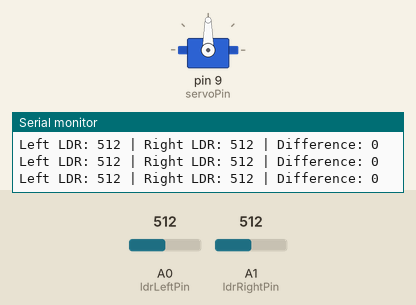
Recording of a sketch running on a simulated Arduino Uno, built with avr-gcc and run on an emulated ATmega328P. On the bench: servo, the last lines printed to the serial monitor. The test bench sets the inputs (shaded band); at power-on: A0 (ldrLeftPin) = 512, A1 (ldrRightPin) = 512.

Above: at 1.3 s.
1.4 s: A0 (ldrLeftPin) set to 716
At 2.7 s:
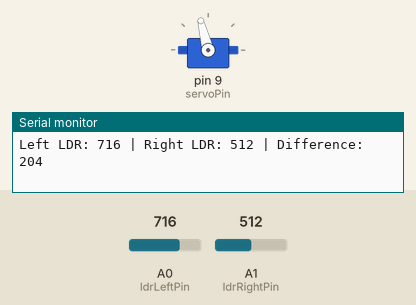
3.0 s: A1 (ldrRightPin) set to 306
At 4.0 s:
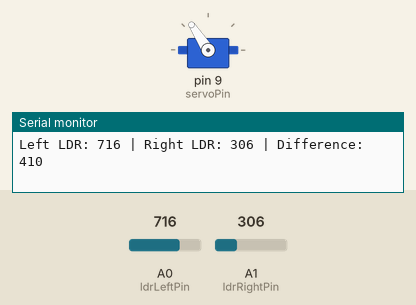
4.5 s: A0 (ldrLeftPin) set to 900
At 5.3 s:
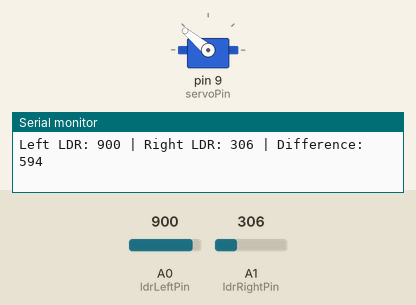
6.0 s: A1 (ldrRightPin) set to 40
At 6.5 s:
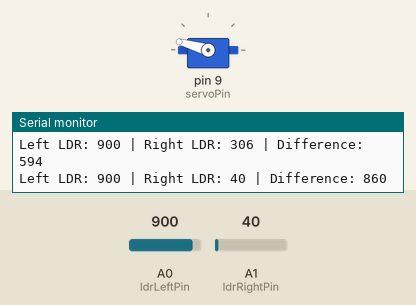
7.5 s: A1 (ldrRightPin) set to 900
At 8.7 s:
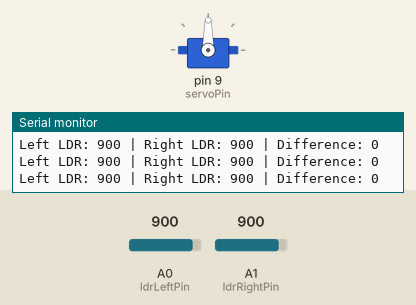
9.0 s: A0 (ldrLeftPin) set to 511
At 10.2 s:
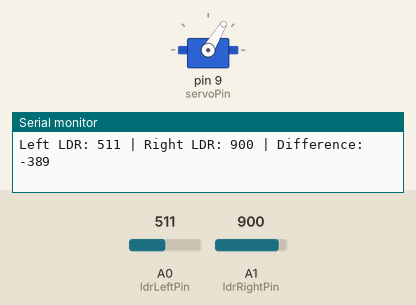
Timing chart, 0 to 11.5 s (numbered marks = the images above; inputs shaded):
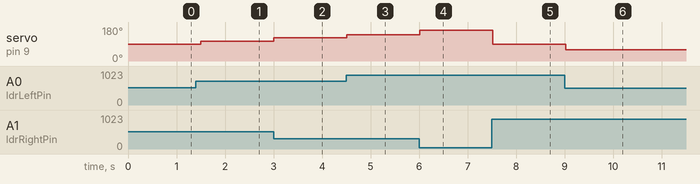

The sketch:

solar_tracking.ino
```cpp
#include <Servo.h>

Servo myServo;  // Create a servo object

int ldrLeftPin = A0;   // Left LDR module connected to analog pin A0
int ldrRightPin = A1;  // Right LDR module connected to analog pin A1
int servoPin = 9;      // Servo motor connected to digital pin 9

void setup() {
  myServo.attach(servoPin);  // Attach the servo to pin 9
  myServo.write(90);         // Start with the servo in the middle position (90 degrees)
  Serial.begin(9600);        // Start serial communication for debugging
}

void loop() {
  // Read the light intensity from both LDR modules (analog outputs)
  int ldrLeftValue = analogRead(ldrLeftPin);
  int ldrRightValue = analogRead(ldrRightPin);

  // Calculate the difference in light intensity
  int difference = ldrLeftValue - ldrRightValue;

  // Move the servo based on the difference
  if (difference > 50) {
    // If the left LDR detects more light, move the servo to the left
    int newAngle = map(difference, 50, 1023, 90, 180);  // Map the difference to servo angle
    newAngle = constrain(newAngle, 90, 180);             // Limit to 90-180 degrees
    myServo.write(newAngle);
  }
  else if (difference < -50) {
    // If the right LDR detects more light, move the servo to the right
    int newAngle = map(abs(difference), 50, 1023, 90, 0); // Map the difference to servo angle
    newAngle = constrain(newAngle, 0, 90);                 // Limit to 0-90 degrees
    myServo.write(newAngle);
  }
  else {
    // If light is balanced, keep the servo in the middle
    myServo.write(90);  // Keep it centered
  }

  // Debugging information: Print LDR values to the Serial Monitor
  Serial.print("Left LDR: ");
  Serial.print(ldrLeftValue);
  Serial.print(" | Right LDR: ");
  Serial.print(ldrRightValue);
  Serial.print(" | Difference: ");
  Serial.println(difference);

  delay(500);  // Small delay before the next loop
}
```

Measured:
- after the input at 1.4 s, servo on pin 9 (servoPin): 90° → 104° after 0.10 s
- after the input at 3.0 s, servo on pin 9 (servoPin): 104° → 123° at once
- after the input at 4.5 s, servo on pin 9 (servoPin): 123° → 140° at once
- after the input at 6.0 s, servo on pin 9 (servoPin): 140° → 164° at once
- after the input at 7.5 s, servo on pin 9 (servoPin): 164° → 90° at once
- after the input at 9.0 s, servo on pin 9 (servoPin): 90° → 59° at once
